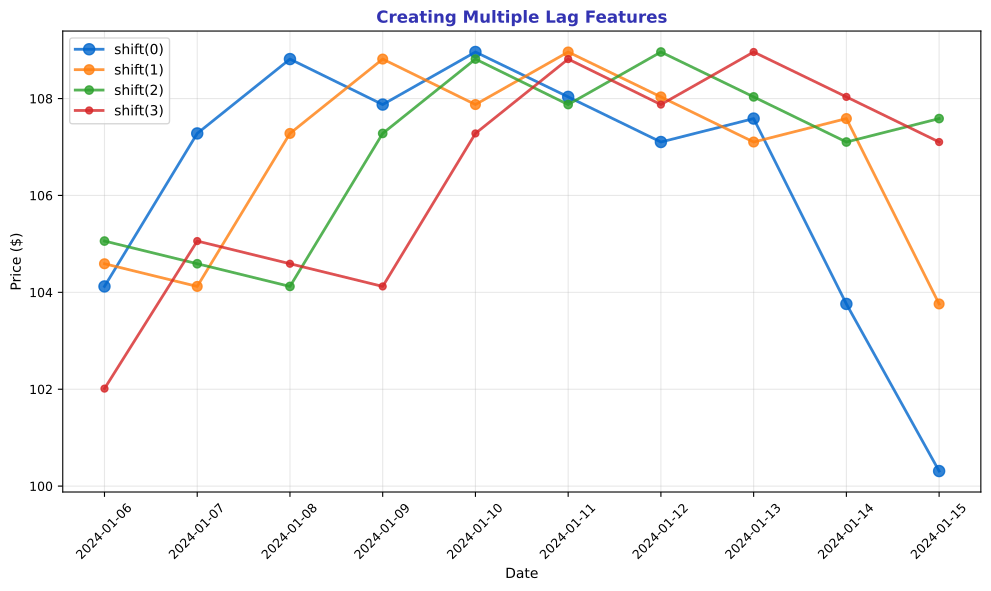

This figure's Python source:
"""Multiple Lags - Creating lag features"""
import matplotlib.pyplot as plt
import numpy as np
import pandas as pd
from pathlib import Path

plt.rcParams.update({
    'font.size': 10, 'axes.labelsize': 10, 'axes.titlesize': 11,
    'xtick.labelsize': 9, 'ytick.labelsize': 9, 'legend.fontsize': 9,
    'figure.figsize': (10, 6), 'figure.dpi': 150
})

MLPURPLE = '#3333B2'
MLBLUE = '#0066CC'
MLORANGE = '#FF7F0E'
MLGREEN = '#2CA02C'
MLRED = '#D62728'

np.random.seed(42)
dates = pd.date_range('2024-01-01', periods=30, freq='D')
prices = 100 + np.cumsum(np.random.randn(30) * 2)
df = pd.DataFrame({'Price': prices}, index=dates)

fig, ax = plt.subplots(figsize=(10, 6))

colors = [MLBLUE, MLORANGE, MLGREEN, MLRED]
for i, lag in enumerate([0, 1, 2, 3]):
    lagged = df['Price'].shift(lag)
    ax.plot(df.index[5:15], lagged[5:15], 'o-', color=colors[i],
            linewidth=2, markersize=8-i, label=f'shift({lag})', alpha=0.8)

ax.set_xlabel('Date', fontsize=10)
ax.set_ylabel('Price ($)', fontsize=10)
ax.set_title('Creating Multiple Lag Features', fontsize=12, fontweight='bold', color=MLPURPLE)
ax.tick_params(axis='x', rotation=45)
ax.legend(fontsize=10)
ax.grid(alpha=0.3)

plt.tight_layout()
plt.savefig(Path(__file__).parent / 'chart.pdf', dpi=300, bbox_inches='tight')
plt.close()
